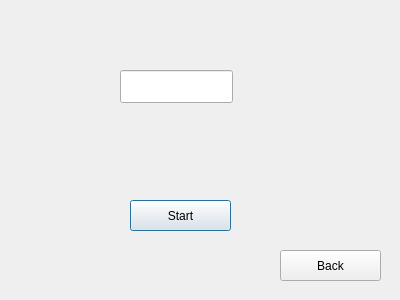
<?xml version="1.0" encoding="UTF-8"?>
<ui version="4.0">
 <class>automatic</class>
 <widget class="QDialog" name="automatic">
  <property name="geometry">
   <rect>
    <x>0</x>
    <y>0</y>
    <width>400</width>
    <height>300</height>
   </rect>
  </property>
  <property name="windowTitle">
   <string>Dialog</string>
  </property>
  <widget class="QPushButton" name="StartA">
   <property name="geometry">
    <rect>
     <x>130</x>
     <y>200</y>
     <width>101</width>
     <height>31</height>
    </rect>
   </property>
   <property name="text">
    <string>Start</string>
   </property>
  </widget>
  <widget class="QLineEdit" name="OutputA">
   <property name="geometry">
    <rect>
     <x>120</x>
     <y>70</y>
     <width>113</width>
     <height>33</height>
    </rect>
   </property>
  </widget>
  <widget class="QPushButton" name="BackA">
   <property name="geometry">
    <rect>
     <x>280</x>
     <y>250</y>
     <width>101</width>
     <height>31</height>
    </rect>
   </property>
   <property name="text">
    <string>Back</string>
   </property>
  </widget>
 </widget>
 <resources/>
 <connections/>
</ui>
